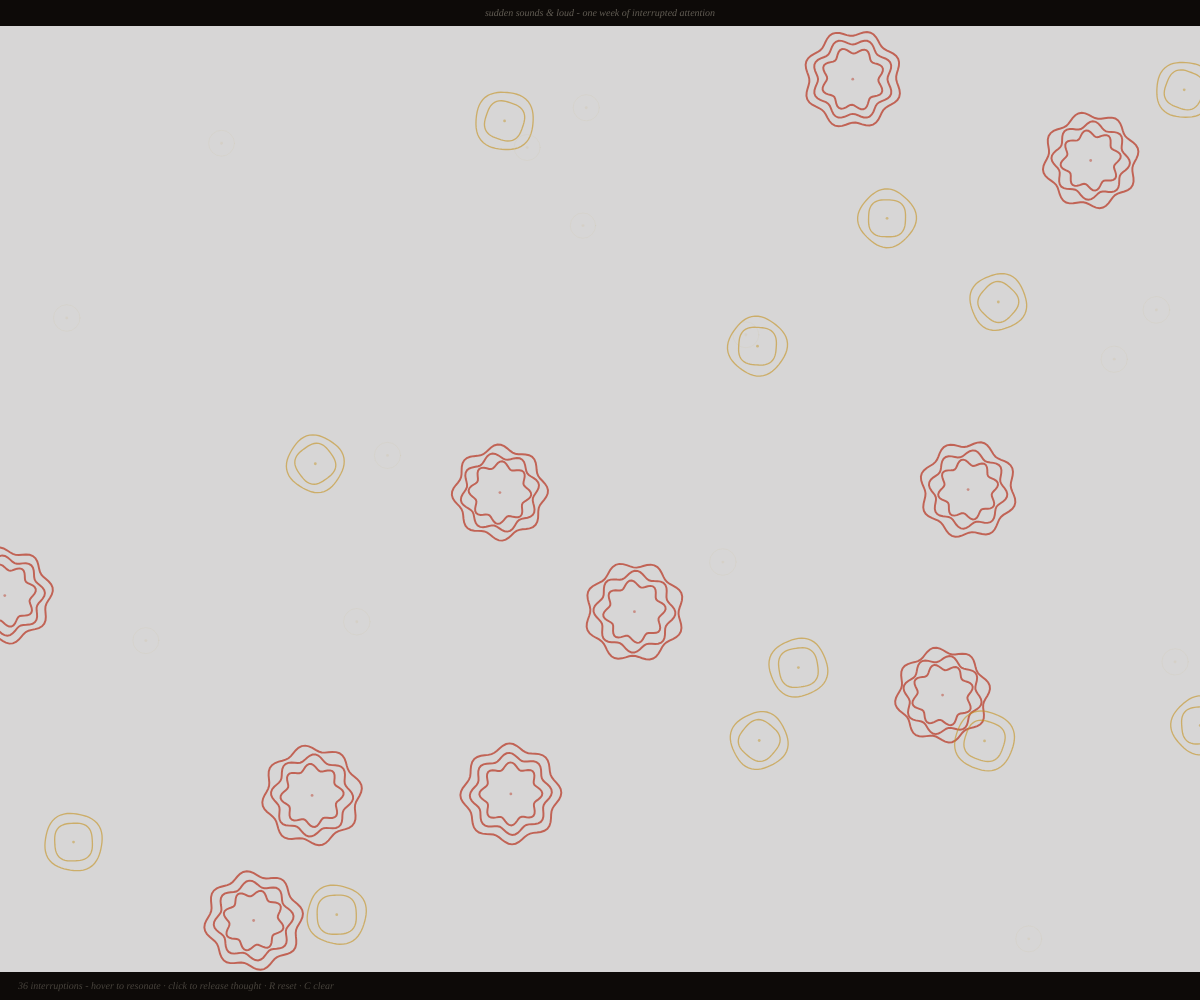
Frame 1 (no input)
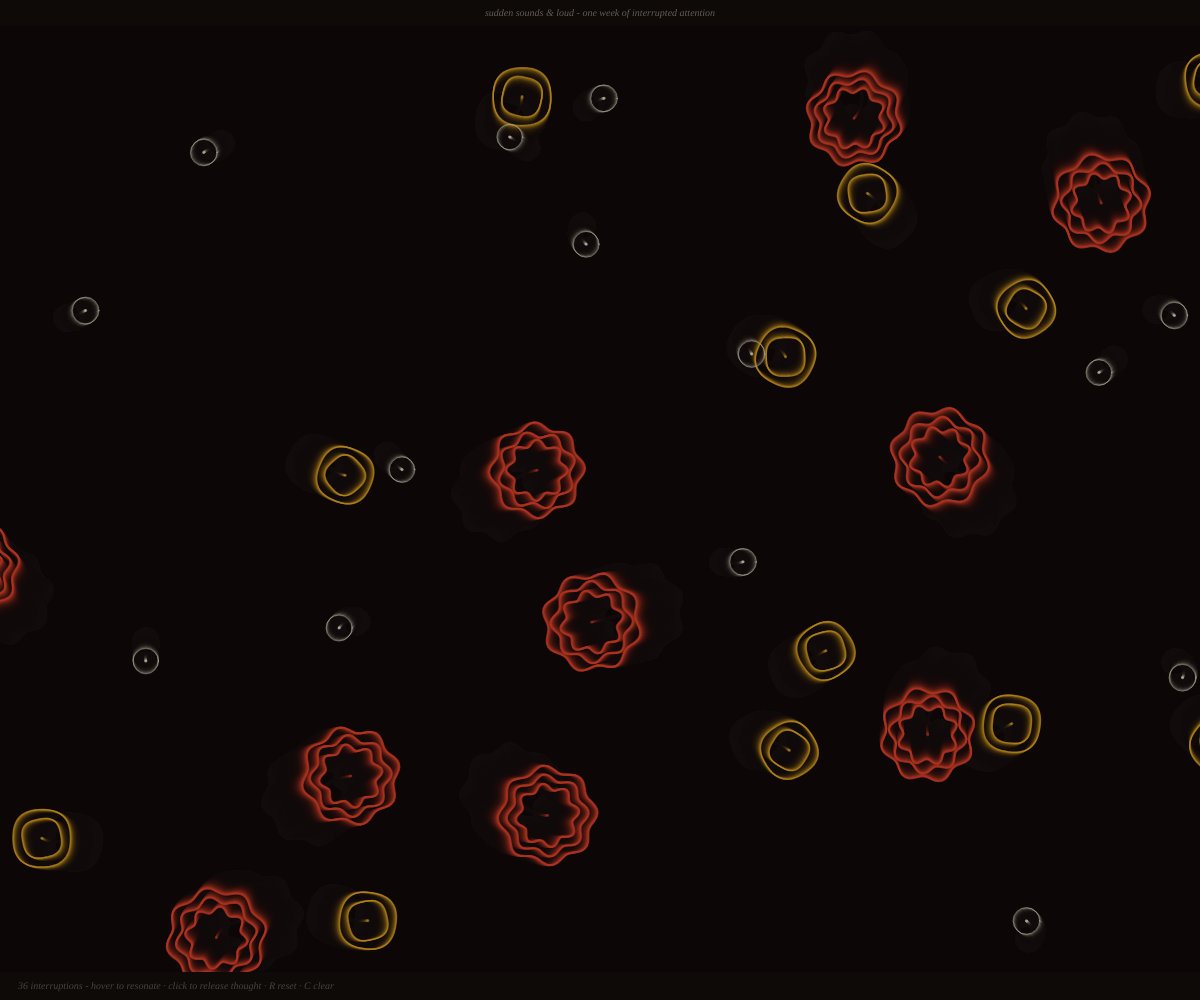
Frame 60 (no input)
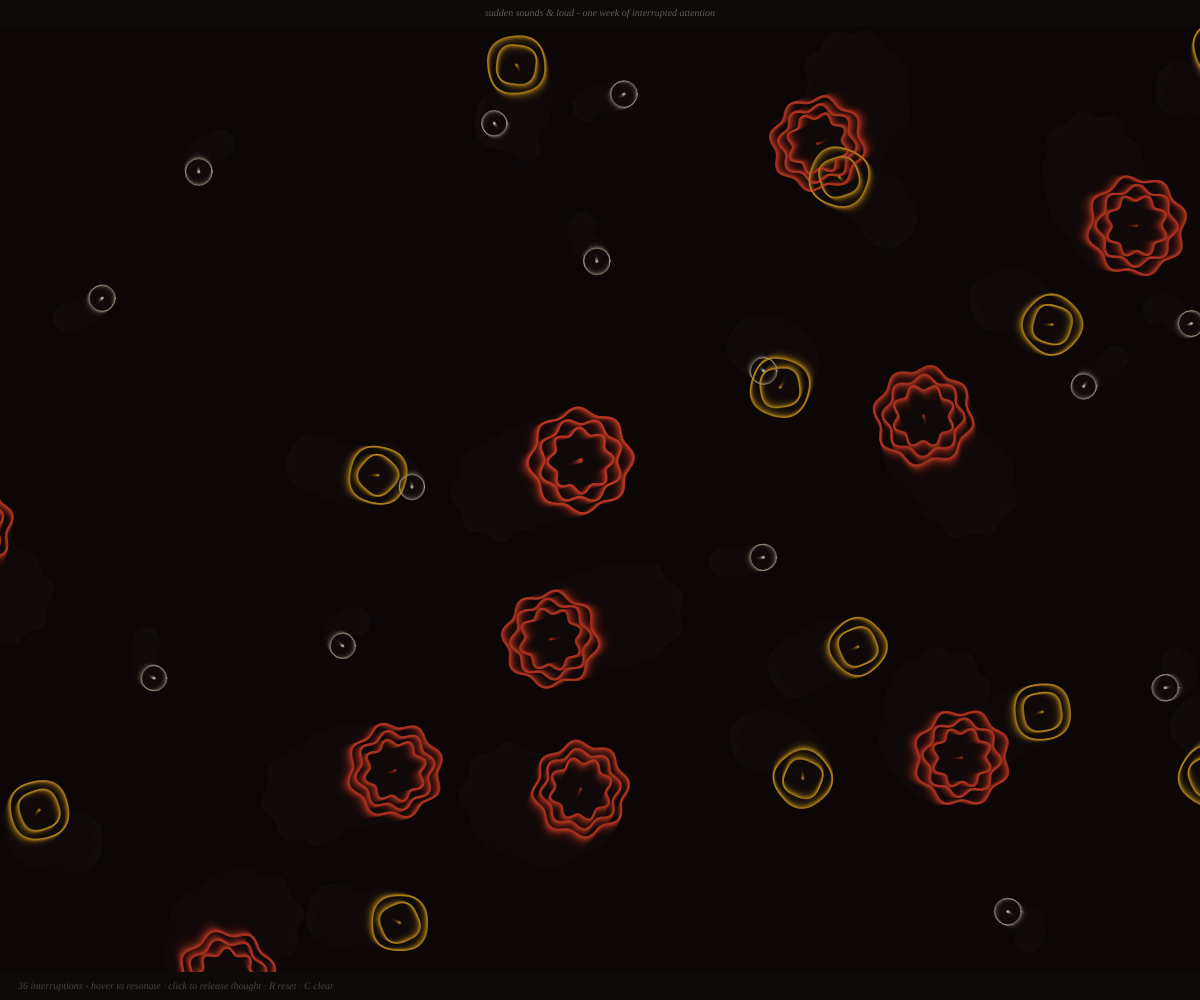
Frame 120 (the mouse pressed at the canvas centre since frame 60)

The p5.js sketch that drew these frames (run headless with seeded random() and noise() and a simulated clock; from frame 60 on, the mouse is pressed at the canvas centre):

// p5.js sketch
// ── sketch.js
//  Interruption Field
//  36 sound events as drifting organic rings
//  Data: sudden sounds & loud vehicles across one week
//
//  Interactions:
//    Hover  → ring resonates and pulses
//    Click  → releases a thought fragment
//    R key  → rescatter all events
//    C key  → clear thought trails

const THOUGHTS = [
  "what was that?", "should I check?", "I lost focus",
  "someone outside?", "hard to concentrate", "that was loud",
  "noise again", "where did that come from?", "so distracting",
  "back to work", "lost my train of thought", "again?",
  "I can't focus", "just a car", "probably nothing",
  "that sound...", "OK — refocus", "what?", "should I look?",
  "it's gone now", "was that inside?", "did someone arrive?"
];

// 36 events: 14 minor, 12 noticeable, 10 loud
const TYPE_POOL = [
  ...Array(14).fill(0),
  ...Array(12).fill(1),
  ...Array(10).fill(2)
];

let entities = [];
let trails   = [];

// Setup

function setup() {
  createCanvas(windowWidth, windowHeight);
  textFont("Georgia");
  cursor(CROSS);
  buildEntities();
}

// Draw

function draw() {
  // Semi-transparent background creates motion trail effect
  background(13, 10, 8, 42);

  for (const e of entities) {
    driftEntity(e);
    const prox = constrain(1 - dist(mouseX, mouseY, e.x, e.y) / 130, 0, 1);
    drawEntity(e, prox);
  }

  drawTrails();
  drawUI();
}

// Build

function buildEntities() {
  trails = [];
  const types = shuffle([...TYPE_POOL]);

  entities = types.map((t, i) => ({
    t,
    x:   random(width),
    y:   random(height),
    nx:  random(100),
    ny:  random(100),
    spd: [0.35, 0.55, 0.75][t],
    th:  THOUGHTS[i % THOUGHTS.length],
    off: random(TWO_PI),
    pulse: 0,
    rings: buildRings(t)
  }));
}

function buildRings(t) {
  const count = [1, 2, 3][t];
  return Array.from({ length: count }, (_, ri) => ({
    r:        [13, 20, 28][t] + ri * 9,
    wFreq:    [0,  4,  8][t],
    wAmp:     [0,  1.0, 3.2][t],
    wPhase:   random(TWO_PI),
    rotOff:   random(TWO_PI),
    rotSpd:   (random() - 0.5) * 0.0025
  }));
}

// Entity movement

function driftEntity(e) {
  // Perlin noise steers direction smoothly
  const angle = noise(e.nx, e.ny) * TWO_PI * 2;
  e.x += cos(angle) * e.spd;
  e.y += sin(angle) * e.spd;
  e.nx += 0.0022;
  e.ny += 0.0022;

  // Wrap around canvas edges
  if (e.x < -40)          e.x = width  + 40;
  if (e.x > width  + 40)  e.x = -40;
  if (e.y < -40)          e.y = height + 40;
  if (e.y > height + 40)  e.y = -40;

  // Decay pulse
  if (e.pulse > 0) e.pulse *= 0.91;
}

// Draw entity

function drawEntity(e, prox) {
  // Colour per type: cream / amber / coral
  const COLS    = [[210, 202, 182], [196, 146, 28], [184, 54, 34]];
  const BASE_A  = [105, 148, 182];
  const WEIGHTS = [0.7, 1.35, 1.95];

  const c  = COLS[e.t];
  const al = BASE_A[e.t] + prox * 85 + e.pulse * 60;

  // Draw rings outermost first
  for (let ri = e.rings.length - 1; ri >= 0; ri--) {
    const rg = e.rings[ri];

    const breath = 1 + sin(frameCount * 0.016 + e.off + ri * 0.6) * 0.028;
    const R      = rg.r * breath * (1 + prox * 0.14) * (1 + e.pulse * 0.28);
    const rot    = frameCount * rg.rotSpd + rg.rotOff;

    stroke(c[0], c[1], c[2], constrain(al, 0, 255));
    strokeWeight(WEIGHTS[e.t]);
    noFill();

    if (rg.wAmp === 0) {
      // Minor: clean circle
      circle(e.x, e.y, R * 2);
    } else {
      // Noticeable / loud: organic wavy ring
      push();
      translate(e.x, e.y);
      rotate(rot);
      const steps = e.t === 2 ? 88 : 56;
      beginShape();
      for (let a = 0; a <= TWO_PI + 0.05; a += TWO_PI / steps) {
        const r = R + rg.wAmp * sin(a * rg.wFreq + rg.wPhase + frameCount * 0.011);
        vertex(cos(a) * r, sin(a) * r);
      }
      endShape(CLOSE);
      pop();
    }
  }

  // Core dot
  noStroke();
  fill(c[0], c[1], c[2], 115 + prox * 110);
  circle(e.x, e.y, 2.8 + prox * 2.5);
}

// Thought trails

function drawTrails() {
  for (let i = trails.length - 1; i >= 0; i--) {
    const t = trails[i];
    t.age++;

    const prog = constrain(t.age / 85, 0, 1);
    const al   = constrain(map(t.age, 0, 190, 215, 0), 0, 215);
    const cx   = lerp(t.x, t.ex, prog);
    const cy   = lerp(t.y, t.ey, prog);

    // Bezier drift line
    noFill();
    stroke(180, 172, 155, al * 0.5);
    strokeWeight(0.8);
    bezier(t.x, t.y, t.x + 55, t.y - 65, cx - 45, cy + 45, cx, cy);

    // Thought text
    noStroke();
    fill(205, 198, 180, al);
    textAlign(LEFT);
    textSize(12);
    textStyle(ITALIC);
    text('"' + t.th + '"', cx + 7, cy);
    textStyle(NORMAL);

    if (t.age > 190) trails.splice(i, 1);
  }
}

// UI overlay

function drawUI() {
  // Solid strip at bottom so hint text stays crisp
  noStroke();
  fill(13, 10, 8);
  rect(0, height - 28, width, 28);

  fill(120, 114, 104, 140);
  textAlign(LEFT);
  textSize(10);
  textStyle(ITALIC);
  text(
    "36 interruptions - hover to resonate · click to release thought · R reset · C clear",
    18, height - 11
  );
  textStyle(NORMAL);

  // Solid strip at top
  fill(13, 10, 8);
  rect(0, 0, width, 26);

  fill(162, 155, 140, 145);
  textAlign(CENTER);
  textSize(10);
  textStyle(ITALIC);
  text(
    "sudden sounds & loud - one week of interrupted attention",
    width / 2, 16
  );
  textStyle(NORMAL);
}

// Interactions 

function mousePressed() {
  for (const e of entities) {
    if (dist(mouseX, mouseY, e.x, e.y) < 32) {
      trails.push({
        x: e.x, y: e.y,
        th: e.th,
        age: 0,
        ex: e.x + random(-195, 195),
        ey: e.y + random(-115, 95)
      });
      e.pulse = 1;
      break;
    }
  }
}

function keyPressed() {
  if (key === "r" || key === "R") buildEntities();
  if (key === "c" || key === "C") trails = [];
}

function windowResized() {
  resizeCanvas(windowWidth, windowHeight);
}
